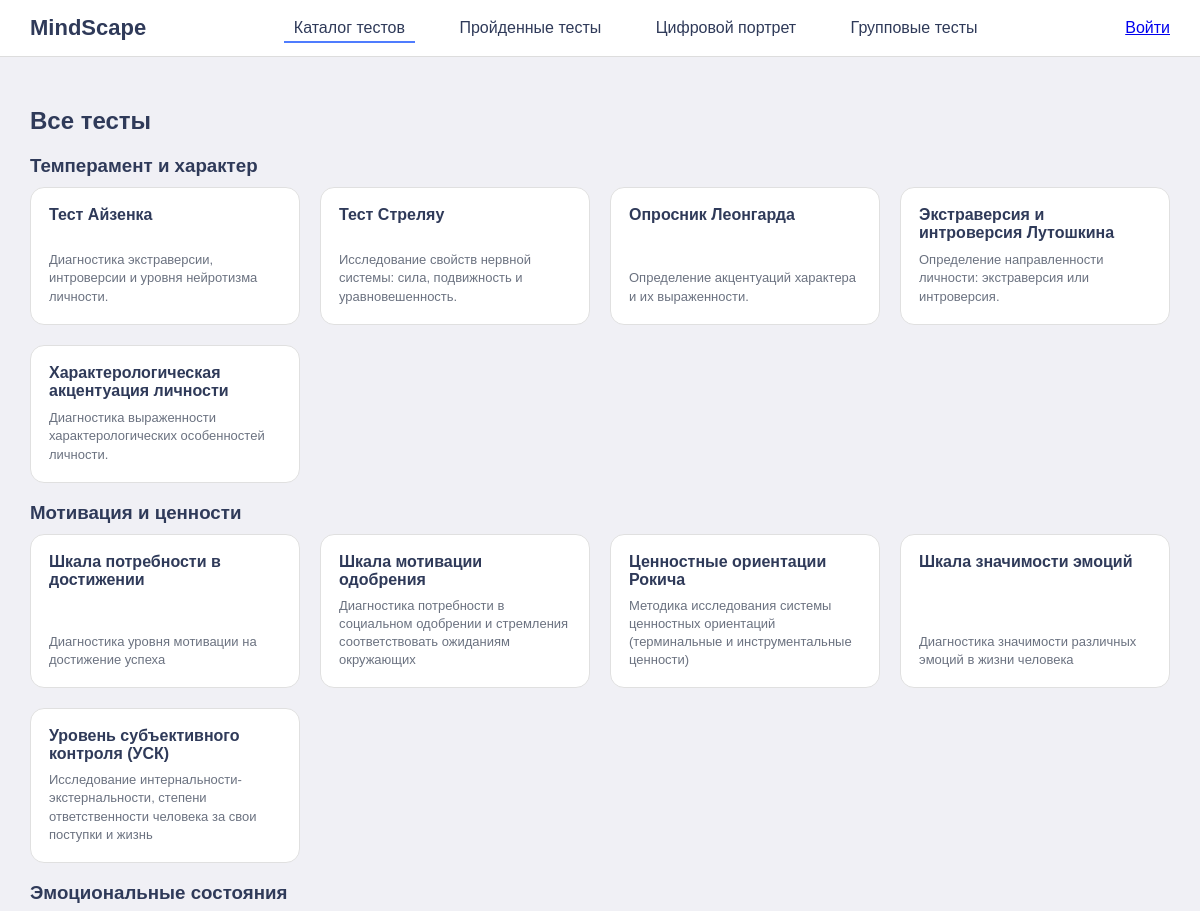
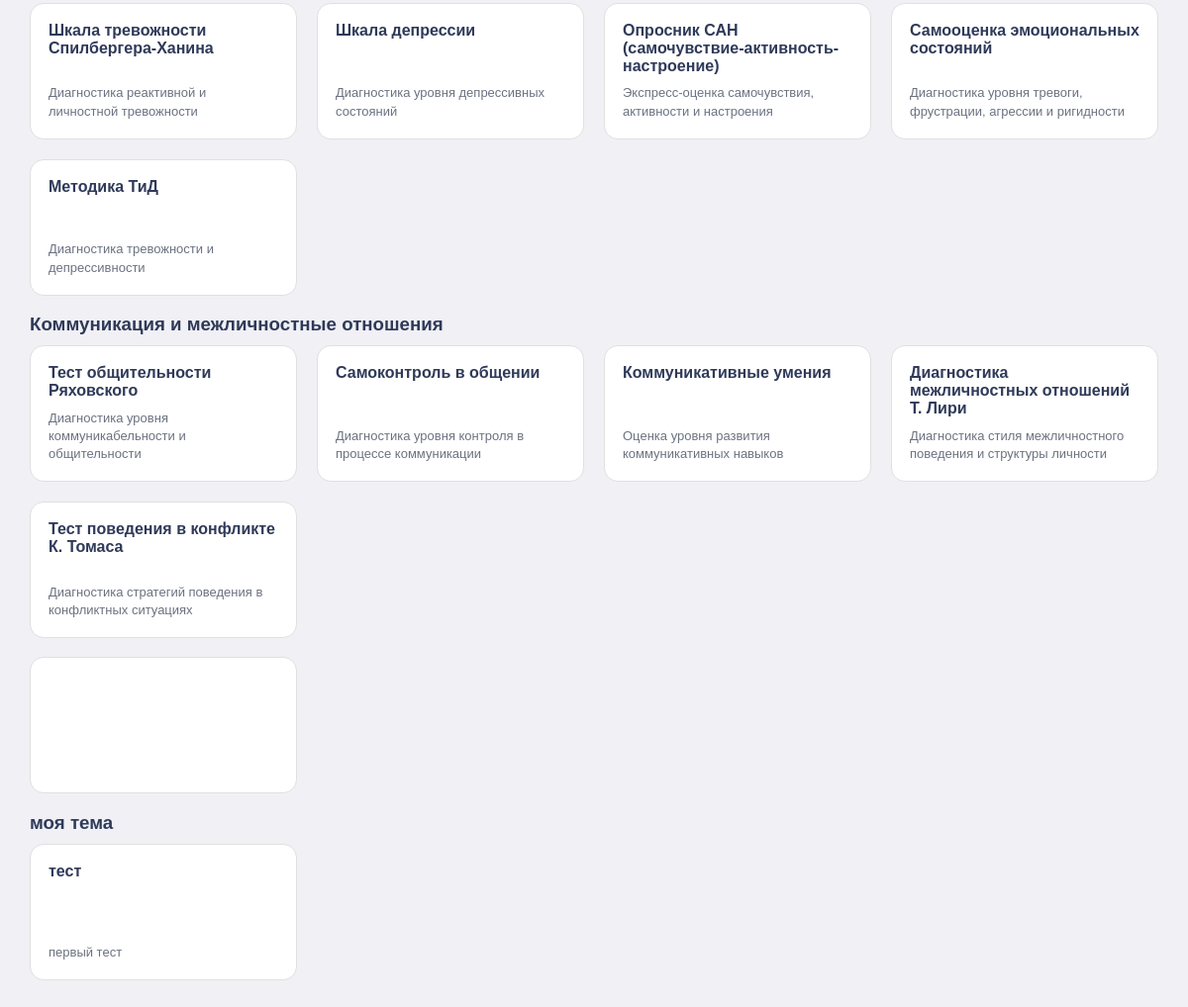
The page / on the database its author committed (2 pictures, top to bottom).
### tables this page shows
CREATE TABLE "tests" (
	"id"	INTEGER,
	"topic"	TEXT NOT NULL,
	"title"	TEXT NOT NULL,
	"is_active"	INTEGER DEFAULT 1,
	"description"	TEXT, visualization_type TEXT, author_id INTEGER, instruction TEXT,
	PRIMARY KEY("id" AUTOINCREMENT)
);

### app.py (the view, shortened to what this page needs)
@app.route('/')
def index():
    username = session.get('username')
    conn = sqlite3.connect('database.db')
    cursor = conn.cursor()
    cursor.execute("""
        SELECT id, topic, title, description
        FROM tests
        WHERE is_active = 1
        ORDER BY id
    """)
    rows = cursor.fetchall()
    completed_tests = set()
    conn.close()
    grouped_tests = {}
    for test_id, topic, title, description in rows:
        if topic not in grouped_tests:
            grouped_tests[topic] = []
        grouped_tests[topic].append({
            'id': test_id,
            'title': title,
            'description': description,
            'completed': test_id in completed_tests
        })
    return render_template(
        'index.html',
        username=username,
        tests=grouped_tests,
        completed_tests=completed_tests
    )

### templates/index.html (shortened to what this page needs)
<!DOCTYPE html>
<html lang="ru">
<head>
    <link rel="stylesheet" href="{{ url_for('static', filename='style/main.css') }}">
</head>
<body>
<header class="header">
    <div class="logo">MindScape</div>
    <nav class="nav">
        <a href="/" class="active">Каталог тестов</a>
        <a href="/completed">Пройденные тесты</a>
        <a href="/portrait">Цифровой портрет</a>
        <a href="/group_tests">Групповые тесты</a>
    </nav>
    <div class="user-panel">
        {% if username %}
            <span class="username">Привет, {{ username }}</span>
            <a href="/logout" class="logout">Выйти</a>
        {% else %}
            <a href="/auth">Войти</a>
        {% endif %}
    </div>
</header>
<main>
    <h2>Все тесты</h2>
    {% for topic, test_list in tests.items() %}
        <div class="category">
            <h3>{{ topic }}</h3>
            <div class="tests">
                {% for test in test_list %}
                    <a href="/test/{{ test.id }}"
                       class="test-card {% if test.id in completed_tests %}completed{% endif %}">
                        <div class="test-title">{{ test.title }}</div>
                        <div class="test-desc">{{ test.description }}</div>
                    </a>
                {% endfor %}
            </div>
        </div>
    {% endfor %}
</main>
</body>
</html>

### static/style/main.css (style rules this page uses)
body { font-family: Arial, sans-serif; margin: 0; background: #F0F0F5; color: #2F3A59; }
.header { background: white; display: flex; justify-content: space-between; align-items: center; padding: 15px 30px; border-bottom: 1px solid #ddd; }
.logo { font-size: 22px; font-weight: bold; }
.nav a { margin: 0 15px; text-decoration: none; color: #2F3A59; padding: 5px 10px; border-bottom: 2px solid transparent; transition: border-color 0.2s; }
.nav a.active { border-bottom: 2px solid #4F7CFE; }
.user-panel { display: flex; align-items: center; gap: 10px; }
main { padding: 30px; }
.category h3 { margin-bottom: 10px; }
.tests { display: grid; grid-template-columns: repeat(4, 1fr); gap: 20px; }
.test-card { background: white; border: 1px solid #e0e0e0; padding: 18px; border-radius: 14px; text-decoration: none; color: #2F3A59; display: flex; flex-direction: column; justify-content: space-between; min-height: 100px; transition: all 0.2s ease; }
.test-title { font-weight: bold; font-size: 16px; margin-bottom: 8px; }
.test-desc { font-size: 13px; color: #6b7280; line-height: 1.4; }

### rows shown on the page
tests: topic "Темперамент и характер", title "Тест Айзенка", description "Диагностика экстраверсии, интроверсии и уровня нейротизма личности."
tests: title "Тест Стреляу", description "Исследование свойств нервной системы: сила, подвижность и уравновешенность."
tests: title "Опросник Леонгарда", description "Определение акцентуаций характера и их выраженности."
tests: title "Экстраверсия и интроверсия Лутошкина", description "Определение направленности личности: экстраверсия или интроверсия."
tests: title "Характерологическая акцентуация личности", description "Диагностика выраженности характерологических особенностей личности."
tests: topic "Мотивация и ценности", title "Шкала потребности в достижении", description "Диагностика уровня мотивации на достижение успеха"
tests: title "Шкала мотивации одобрения", description "Диагностика потребности в социальном одобрении и стремления соответствовать ожиданиям окружающих"
tests: title "Ценностные ориентации Рокича", description "Методика исследования системы ценностных ориентаций (терминальные и инструментальные ценности)"
tests: title "Шкала значимости эмоций", description "Диагностика значимости различных эмоций в жизни человека"
tests: title "Уровень субъективного контроля (УСК)", description "Исследование интернальности-экстернальности, степени ответственности человека за свои поступки и жизнь"
tests: topic "Эмоциональные состояния", title "Шкала тревожности Спилбергера-Ханина", description "Диагностика реактивной и личностной тревожности"
tests: title "Шкала депрессии", description "Диагностика уровня депрессивных состояний"
tests: title "Опросник САН (самочувствие-активность-настроение)", description "Экспресс-оценка самочувствия, активности и настроения"
tests: title "Самооценка эмоциональных состояний", description "Диагностика уровня тревоги, фрустрации, агрессии и ригидности"
tests: title "Методика ТиД", description "Диагностика тревожности и депрессивности"
tests: topic "Коммуникация и межличностные отношения", title "Тест общительности Ряховского", description "Диагностика уровня коммуникабельности и общительности"
tests: title "Самоконтроль в общении", description "Диагностика уровня контроля в процессе коммуникации"
tests: title "Коммуникативные умения", description "Оценка уровня развития коммуникативных навыков"
tests: title "Диагностика межличностных отношений Т. Лири", description "Диагностика стиля межличностного поведения и структуры личности"
tests: title "Тест поведения в конфликте К. Томаса", description "Диагностика стратегий поведения в конфликтных ситуациях"
tests: topic "моя тема", title "тест", description "первый тест"
